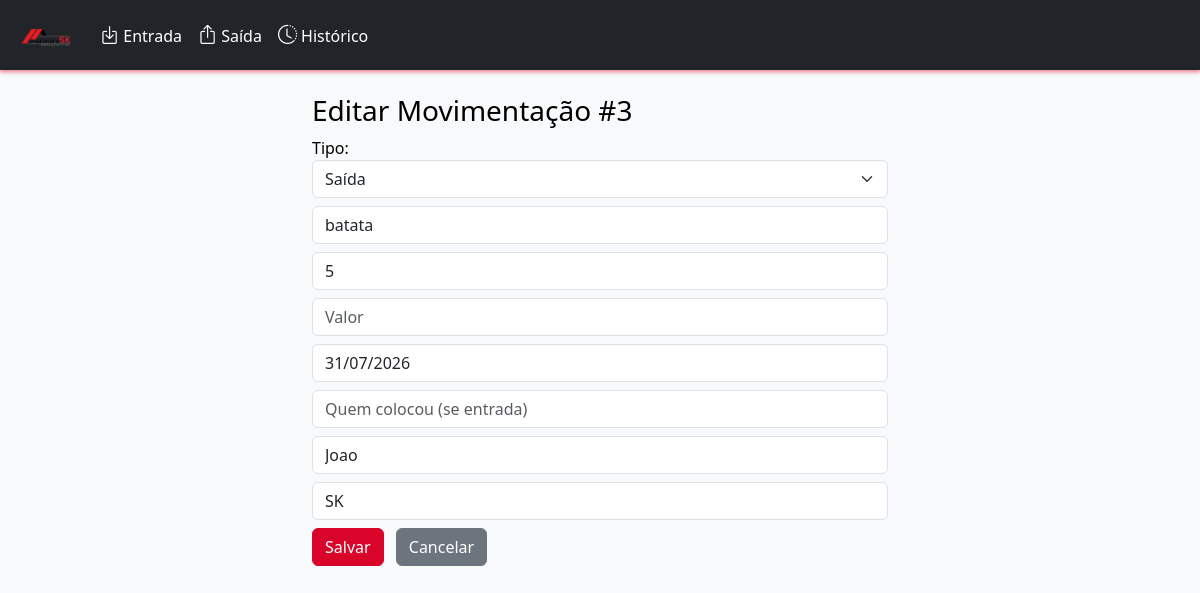
The app's page /editar/3 with its own data.
### tables this page shows
CREATE TABLE movimentacoes (
                id INTEGER PRIMARY KEY,
                tipo TEXT,
                material TEXT,
                quantidade INTEGER,
                valor REAL,
                data TEXT,
                quem_colocou TEXT,
                quem_retirou TEXT,
                equipe TEXT
            );

### app.py (the view, shortened to what this page needs)
@app.route('/editar/<int:id>', methods=['GET', 'POST'])
def editar_movimentacao(id):
    conn = sqlite3.connect('database.db')
    c = conn.cursor()
    c.execute('SELECT * FROM movimentacoes WHERE id=?', (id,))
    mov = c.fetchone()
    conn.close()
    if not mov:
        return "Movimentação não encontrada", 404
    return render_template('editar.html', mov=mov)

### templates/editar.html (shortened to what this page needs)
{% extends 'base.html' %}
{% block content %}
<div class="container mt-4" style="max-width: 600px;">
  <h3>Editar Movimentação #{{ mov[0] }}</h3>
  <form method="POST">
    <label>Tipo:</label>
    <select name="tipo" class="form-select mb-2" required>
      <option value="saida" {% if mov[1] == 'saida' %}selected{% endif %}>Saída</option>
    </select>
    <input class="form-control mb-2" name="material" value="{{ mov[2] }}" placeholder="Material" required>
    <input class="form-control mb-2" type="number" name="quantidade" value="{{ mov[3] }}" placeholder="Quantidade" required>
    <input class="form-control mb-2" type="number" step="0.01" name="valor" value="{{ mov[4] }}" placeholder="Valor" required>
    <input class="form-control mb-2" name="data" value="{{ mov[5] }}" placeholder="Data (YYYY-MM-DD)" required>
    <input class="form-control mb-2" name="quem_colocou" value="{{ mov[6] }}" placeholder="Quem colocou (se entrada)">
    <input class="form-control mb-2" name="quem_retirou" value="{{ mov[7] }}" placeholder="Quem retirou (se saída)">
    <input class="form-control mb-2" name="equipe" value="{{ mov[8] }}" placeholder="Equipe Técnica" required>
    <button class="btn btn-primary">Salvar</button>
    <a href="{{ url_for('index') }}" class="btn btn-secondary ms-2">Cancelar</a>
  </form>
</div>
{% endblock %}

### static/css/style.css (style rules this page uses)
body { background-color: #fff; font-family: 'Segoe UI', Tahoma, Geneva, Verdana, sans-serif; color: #000; }
.container { margin-top: 20px; }
form input, form select, form textarea { border-radius: 0.25rem; border: 1px solid #ccc; padding: 0.5rem; font-size: 1rem; transition: border-color 0.3s ease-in-out; }
.btn-primary { background-color: #d90429; border-color: #d90429; transition: background-color 0.3s ease; color: #fff; }

### records on screen
movimentacoes: id "3", tipo "Saída", material "batata", quantidade "5", data "31/07/2026", quem_retirou "Joao", equipe "SK"
